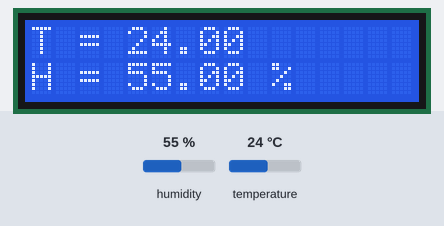
A sketch run on a simulated Arduino Uno, built with avr-gcc and run on an emulated ATmega328P. On the bench: 16×2 character LCD. The inputs (shaded band) are chosen by the test bench; at power-on: humidity 55 %, temperature 24 °C. The local clock reads 2024-03-15 10:24:30 at power-on unless the sketch sets it; what the sketch prints to the serial monitor is not drawn.

Above: at 1.2 s.
1.3 s: humidity set to 22 %
At 3.6 s:
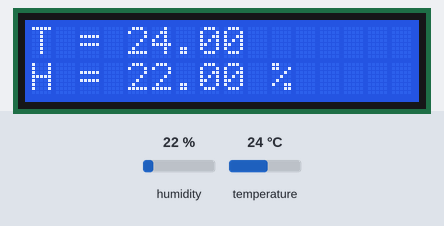
10.8 s: temperature set to 12 °C
At 18.6 s:
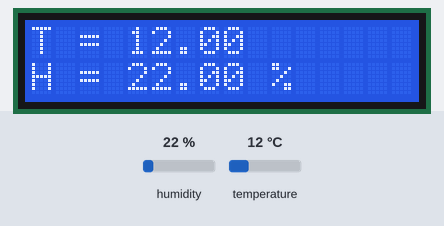
18.9 s: humidity set to 40 %
At 20.5 s:
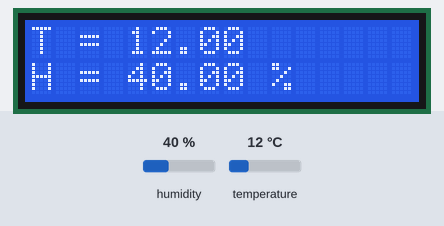
Timing chart, 0 to 22.0 s (numbered marks = the images above; inputs shaded):
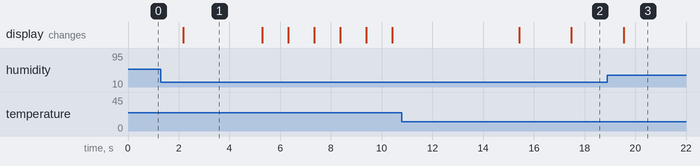

The sketch:

ClimateControle.ino
```cpp
#include "ClimateControle.hpp"

ClimateControle *controle;

void setup() {

  controle = new ClimateControle;
  controle->setupTempLimits(31.9, 27.0, 29.0, 20.0); //Max Temp Summer, Min Temp Summer, Max Temp Winner, Min Temp Winner;

  //controle->switchMode(); //Get current Month and switch Hot or Cold Mode

  //controle->setupDateAndTime(date, mon, year, hour, min, sec); //Example: controle->setupDateAndTime(28, 6, 2021, 17, 07, 00);
}

void loop() {
  // put your main code here, to run repeatedly:

  controle->printTempAndHum();
  controle->printDateAndTime();
  controle->printInform();
  controle->onUpdate();

  //controle->test();
  delay(2000);
}
```

ClimateControle.cpp
```cpp
#include "ClimateControle.hpp"

ClimateControle::ClimateControle()
{
	thermo = new Thermo(11, DHT11); //pin, DHT Version [DHT11, DHT22]
	lcd = new Display(0x3F, 16, 2); //Address, colomn, row
	dt = new DateTime(A4, A5); //SDA, SCL pins
	air = new LG_AIR(3, false, 0); //pin, enable LED True/False, Led Pin

	power = 0; //AIR LG. Power ON = 1, Power OFF = 0

	Serial.begin(115200);
}

ClimateControle::~ClimateControle()
{
	delete air;
	delete dt;
	delete lcd;
	delete thermo;
}

void ClimateControle::printTempAndHum()
{
	count = 5;

	while (count) {
		lcd->setStr(0, 0);
		lcd->printOnLCD("T = ", thermo->getTemp());
		Serial.print("T = ");
		Serial.print(thermo->getTemp());
		Serial.print("\n");

		lcd->setStr(0, 1);
		lcd->printOnLCD("H = ", thermo->getHum());
		lcd->printOnLCD(" %");
		Serial.print("H = ");
		Serial.print(thermo->getHum());
		Serial.print("\n");

		count--;

		delay(1000);

		lcd->lcdClear();
	}
}

void ClimateControle::printDateAndTime()
{
	count = 5;

	while (count) {

		lcd->setStr(0, 0);
		lcd->printOnLCD(dt->getDate().c_str());
		Serial.print(dt->getDate().c_str());
		Serial.print("\n");

		lcd->setStr(0, 1);
		lcd->printOnLCD(dt->getTime().c_str());
		Serial.print(dt->getTime().c_str());
		Serial.print("\n");

		count--;

		delay(1000);

		lcd->lcdClear();
	}
}

void ClimateControle::printInform()
{
	if (power == 0) {
		lcd->setStr(0, 0);
		lcd->printOnLCD("AIR Off");
		lcd->setStr(0, 1);
		lcd->printOnLCD("by Danilka =)");
	}
	else if (power == 1) {
		lcd->setStr(0, 0);
		lcd->printOnLCD("AIR On");
		lcd->setStr(0, 1);
		lcd->printOnLCD("by Danilka =)");
	}

	delay(5000);
	lcd->lcdClear();
}

void ClimateControle::setupDateAndTime(uint8_t date, uint8_t mon, uint16_t year, uint8_t hour, uint8_t min, uint8_t sec)
{
	dt->setDate(date, mon, year);
	dt->setTime(hour, min, sec);              //  Установить время 16:29:00 (формат 24 часа)
}

void ClimateControle::setupTempLimits(float aMaxSummerTemp, float aMinSummerTemp, float aMaxWinterTemp, float aMinWinterTemp)
{
	MaxSummerTemp = aMaxSummerTemp;
	MinSummerTemp = aMinSummerTemp;
	MaxWinterTemp = aMaxWinterTemp;
	MinWinterTemp = aMinWinterTemp;
}

void ClimateControle::switchMode()
{
	air->aSwitchMode(dt->getMonthStr().c_str()); //FORMAT_SHORT = Jan, Feb etc... default: January, February, etc...
}

void ClimateControle::onUpdate()
{
	if (dt->getMonthStr() == "December" || dt->getMonthStr() == "January" || dt->getMonthStr() == "February")
	{
		if (thermo->getTemp() <= MinWinterTemp && power == 0)
		{
			air->airPowerON();
			power = 1;
			Serial.print("Power ON\n");
			lcd->lcdClear();
			lcd->setStr(0, 0);
			lcd->printOnLCD("Power ON");
			delay(2000);
			lcd->lcdClear();
		}
		else if (thermo->getTemp() >= MaxWinterTemp && power == 1)
		{
			air->airPowerOFF();
			power = 0;
			Serial.print("Power OFF\n");
			lcd->lcdClear();
			lcd->setStr(0, 0);
			lcd->printOnLCD("Power OFF");
			delay(2000);
			lcd->lcdClear();
		}
	}

	if (dt->getMonthStr() == "June" or dt->getMonthStr() == "July" or dt->getMonthStr() == "August")
	{
		if (thermo->getTemp() >= MaxSummerTemp && power == 0)
		{
			air->airPowerON();
			power = 1;
			Serial.print("Power ON\n");
			lcd->lcdClear();
			lcd->setStr(0, 0);
			lcd->printOnLCD("Power ON");
			delay(2000);
			lcd->lcdClear();
		}
		else if (thermo->getTemp() <= MinSummerTemp && power == 1)
		{
			air->airPowerOFF();
			power = 0;
			Serial.print("Power OFF\n");
			lcd->lcdClear();
			lcd->setStr(0, 0);
			lcd->printOnLCD("Power OFF");
			delay(2000);
			lcd->lcdClear();
		}
	}
}

void ClimateControle::test()
{
	lcd->setStr(0, 0);
	lcd->printOnLCD("Max Summer:", MaxSummerTemp);
	lcd->setStr(0, 1);
	lcd->printOnLCD("Min Summer:", MinSummerTemp);

	delay(2000);
	lcd->lcdClear();

	lcd->setStr(0, 0);
	lcd->printOnLCD("Max Winter:", MaxWinterTemp);
	lcd->setStr(0, 1);
	lcd->printOnLCD("Min Winter:", MinWinterTemp);
	delay(2000);
	lcd->lcdClear();

	lcd->setStr(0, 0);
	lcd->printOnLCD("Month: ");
	lcd->printOnLCD(dt->getMonthStr().c_str());
	delay(2000);
	lcd->lcdClear();
}
```

ClimateControle.hpp
```cpp
#ifndef CLIMATECONTROLE_HPP
#define CLIMATECONTROLE_HPP

#include "src/Thermo/Thermo.hpp"
#include "src/Display/Display.hpp"
#include "src/Date/Date.hpp"
#include "src/LG_AIR/LG_AIR.hpp"

class ClimateControle
{
	private:
	Thermo *thermo;
	Display *lcd;
	DateTime *dt;
	LG_AIR *air;

	float MaxSummerTemp;
	float MinSummerTemp;
	float MaxWinterTemp;
	float MinWinterTemp;

	uint8_t power;

	uint8_t count;

	public:
	ClimateControle();
	~ClimateControle();

	void printTempAndHum();
	void printDateAndTime();
	void printInform();

	void setupDateAndTime(uint8_t date, uint8_t mon, uint16_t year, uint8_t hour, uint8_t min, uint8_t sec);
	void setupTempLimits(float aMaxSummerTemp, float aMinSummerTemp, float aMaxWinterTemp, float aMinWinterTemp);

	void switchMode();

	void onUpdate();

	void test();
};

#endif
```

date.cpp
```cpp
#include "date.hpp"

DateTime::DateTime(uint8_t data_pin, uint8_t sclk_pin)
{
	rtc = new DS3231(data_pin, sclk_pin);
	rtc->begin();
}

DateTime::~DateTime()
{
	delete rtc;
}

String DateTime::getDate()
{
	return rtc->getDateStr();
}

String DateTime::getMonthStr()
{
	return rtc->getMonthStr();
}

String DateTime::getTime()
{
	return rtc->getTimeStr();
}

void DateTime::setDate(uint8_t date, uint8_t mon, uint16_t year)
{
	rtc->setDate(date, mon, year);
}

void DateTime::setTime(uint8_t hour, uint8_t min, uint8_t sec)
{
	rtc->setTime(hour, min, sec);
}
```

date.hpp
```cpp
#ifndef DATE_HPP
#define DATE_HPP

#include <DS3231.h>                    // Подключаем библиотеку Wire

class DateTime
{
	private:
	DS3231 *rtc;

	public:
	DateTime(uint8_t data_pin, uint8_t sclk_pin);
	~DateTime();

	String getDate();
	String getMonthStr();

	String getTime();

	void setDate(uint8_t date, uint8_t mon, uint16_t year);
	void setTime(uint8_t hour, uint8_t min, uint8_t sec);
};

#endif
```

Display.cpp
```cpp
#include "Display.hpp"

Display::Display(uint8_t address, uint8_t col, uint8_t row)
{
	lcd = new LiquidCrystal_I2C(address, col, row);

	lcd->init();
	lcd->backlight();
}

Display::~Display()
{
	delete lcd;
}

void Display::printOnLCD(char text[100])
{
	lcd->print(text);
}

void Display::printOnLCD(char text[100], int num)
{
	lcd->print(text);
	lcd->print(num);
}

void Display::printOnLCD(char text[100], float num)
{
	lcd->print(text);
	lcd->print(num);
}

void Display::setStr(uint8_t colomn, uint8_t row)
{
	lcd->setCursor(colomn, row);
}

void Display::lcdClear()
{
	lcd->clear();
}
```

Display.hpp
```cpp
#ifndef DISPLAY_HPP
#define DISPLAY_HPP

#include <Wire.h>
#include <LiquidCrystal_I2C.h>

class Display
{
	private:
	LiquidCrystal_I2C *lcd;

	public:
	Display(uint8_t address, uint8_t col, uint8_t row);
	~Display();

	void printOnLCD(char text[100]);
	void printOnLCD(char text[100], int num);
	void printOnLCD(char text[100], float num);
	void setStr(uint8_t colomn, uint8_t row);

	void lcdClear();
};

#endif
```

LG_AIR.cpp
```cpp
#include "LG_AIR.hpp"

#include <IRremote.h>

LG_AIR::LG_AIR(uint8_t aPin, bool aEnableLED, uint8_t aLEDPin)
{
	sender = new IRsend(aPin);
	sender->begin(aPin, aEnableLED, aLEDPin);
}

LG_AIR::~LG_AIR()
{

}

void LG_AIR::airPowerON()
{
	sender->sendLG(0x88, 0x30, 28);
}


void LG_AIR::airPowerOFF()
{
	sender->sendLG(0x88, 0xC005, 28);
}


void LG_AIR::sendCode(uint8_t uAddress, uint16_t uCommand, uint_fast8_t numberOfRepeats, bool isRepeat)
{
	sender->sendLG(uAddress, uCommand, numberOfRepeats, isRepeat);
}

void LG_AIR::aSwitchMode(char aCurrentMonth)
{
	if (aCurrentMonth == "December" || aCurrentMonth == "January" || aCurrentMonth ==  "February") {

		sender->sendLG(0x88, 0x0CF4, 28);

	}
	else if (aCurrentMonth == "June" || aCurrentMonth == "July" || aCurrentMonth ==  "August") {
		sender->sendLG(0x88, 0x0834, 28);
	}
}
```

LG_AIR.hpp
```cpp
#ifndef LG_AIR_HPP
#define LG_AIR_HPP

#include <IRremoteInt.h>

class LG_AIR
{
	private:
	IRsend *sender;

	public:
	LG_AIR(uint8_t aPin, bool aEnableLED, uint8_t aLEDPin);
	~LG_AIR();

	void airPowerON();
	void airPowerOFF();

	void sendCode(uint8_t uAddress, uint16_t uCommand, uint_fast8_t numberOfRepeats, bool isRepeat);

	void aSwitchMode(char aCurrentMonth);
};

#endif
```

Thermo.cpp
```cpp
#include "Thermo.hpp"

Thermo::Thermo(uint8_t dhtPIN, uint8_t dhtType)
{
	dht = new DHT(dhtPIN, dhtType);
	dht->begin();
}

Thermo::~Thermo()
{
	delete dht;
}

float Thermo::getTemp()
{
	return dht->readTemperature();
}

float Thermo::getHum()
{
	return dht->readHumidity();
}
```

Thermo.hpp
```cpp
#ifndef THERMO_HPP
#define THERMO_HPP

#include <DHT.h>

class Thermo
{
	private:
	DHT *dht;

	public:
	Thermo(uint8_t dhtPIN, uint8_t dhtType);
	~Thermo();

	float getTemp();
	float getHum();
};

#endif
```

Measured:
- what the display in image 1 shows lasts 3.1 s, from 2.2 s to 5.3 s
